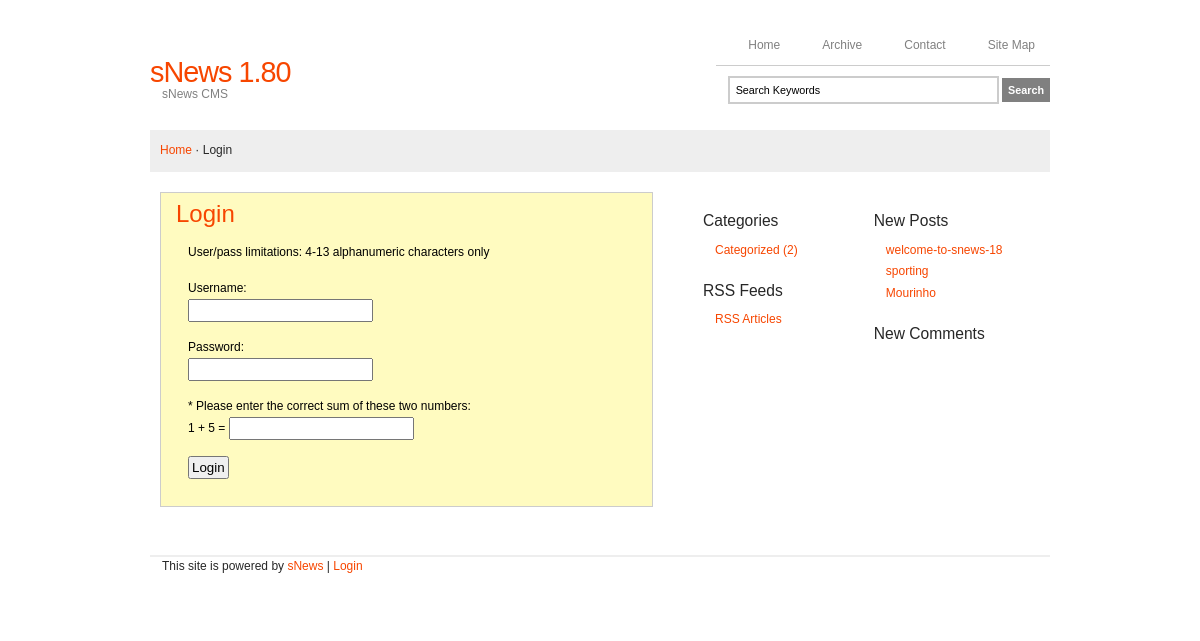
Page /login/ on the committed database.
### tables this page shows
CREATE TABLE [categories] ( [id] INTEGER PRIMARY KEY AUTOINCREMENT NOT NULL , [name] VARCHAR ( 100 ) NOT NULL , [seftitle] VARCHAR ( 100 ) NOT NULL , [description] VARCHAR ( 255 ) NOT NULL , [published] VARCHAR ( 4 ) NOT NULL DEFAULT 'YES' , [catorder] INTEGER NOT NULL DEFAULT 0 , [subcat] TINYINT NOT NULL DEFAULT 0 );

CREATE TABLE [articles] ( [id] INTEGER PRIMARY KEY AUTOINCREMENT NOT NULL , [title] VARCHAR ( 100 ) DEFAULT NULL , [seftitle] VARCHAR ( 100 ) DEFAULT NULL , [text] text , [date] datetime DEFAULT NULL , [category] INTEGER NOT NULL DEFAULT 0 , [position] INTEGER DEFAULT NULL , [extraid] VARCHAR ( 8 ) DEFAULT NULL , [page_extra] VARCHAR ( 8 ) DEFAULT NULL , [displaytitle] char ( 3 ) NOT NULL DEFAULT 'YES' , [displayinfo] char ( 3 ) NOT NULL DEFAULT 'YES' , [commentable] VARCHAR ( 5 ) NOT NULL DEFAULT '' , [published] TINYINT NOT NULL DEFAULT 1 , [description_meta] VARCHAR ( 255 ) DEFAULT NULL , [keywords_meta] VARCHAR ( 255 ) DEFAULT NULL , [show_on_home] VARCHAR ( 3 ) DEFAULT 'YES' , [show_in_subcats] VARCHAR ( 3 ) DEFAULT 'NO' , [artorder] INTEGER NOT NULL DEFAULT '0' , [visible] VARCHAR ( 6 ) DEFAULT 'YES' , [default_page] VARCHAR ( 6 ) DEFAULT 'NO' );

### snews.php (the view, shortened to what the rows shown need)
<?php
function db_cfg($field) { static $dbcfg;
	if (!$dbcfg) {
		$dbcfg = array(
			'driver' => 'pdo',
			'dbtype' => 'sqlite',
			'server' => 'localhost',
			'database' => 'snews18',
			'username' => 'root',
			'password' => '',
			'dbpath' => 'test.db3',
			'prefix' => ''
		);
	} return $dbcfg[$field];
}
function db() { static $conn;
	if (!$conn) { $conn = false;
		$driver = db_cfg('driver');
		$server = db_cfg('server');
		$dbtype = db_cfg('dbtype');
		$database = db_cfg('database');
		$username = db_cfg('username');
		$password = db_cfg('password');
		$dbpath = db_cfg('dbpath');
		switch($dbtype) {
	  		case "sqlite" : $dbconn = "sqlite:$dbpath"; break;
		}
		if ($driver == 'pdo' || $driver == 'PDO') {
			try {$conn = new PDO($dbconn, $username, $password, array(PDO::MYSQL_ATTR_INIT_COMMAND => "SET NAMES utf8"));}
			catch (PDOException $msg) {die ('Connection error, because: '.$msg->getMessage());}
		} else if ($driver == 'mysqli' || $driver == 'MYSQLI') {
			$conn = new mysqli($server, $username, $password, $database);
			if (mysqli_connect_errno()) {printf("Connect failed: %s\n", mysqli_connect_error()); exit();}
		} else {die('<h1>Driver Error.</h1><p>Check your db_cfg (<b>DB_DRIVER</b>)</p>');}
	} return $conn;
}
function dbfetch($result, $prepared = false) {
	$driver = db_cfg('driver');
	if ($driver == 'pdo') {return $result -> fetch(PDO::FETCH_ASSOC);}
}
function s($var) { static $site_settings;
	if (!$site_settings) {
		$query = 'SELECT name,value FROM '._PRE.'settings';
		if ($result = db()->query($query)) {
			while ($r = dbfetch($result)) {
				$site_settings[$r['name']] = $r['value'];
			}
		}
	} $value = $site_settings[$var];
	return $value;
}
function clean($text) {
	$text = strip_tags(htmlspecialchars($text));
	return $text;
}
	s('language') != 'EN' && file_exists('lang/'.s('language').'.php') == true ? include('lang/'.s('language').'.php') : include('lang/EN.php');
function l($var) {static $lang;
	if (!$lang) {
		$lang = load_lang();
		$lang['cat_listSEF'] = 'archive,contact,sitemap,login';
		$lang['divider'] = '&middot;';
		$lang['paginator'] = 'p_';
		$lang['comment_pages'] = 'c_';
		$lang['ignored_items'] = '.,..,cgi-bin,.htaccess,Thumbs.db,snews.php,admin.php,index.php,lib.php,style.css,admin.js,'.s('language').'.php';
	} return $lang[$var];
}
function check_category($category) {
	$main_menu = explode(',', l('cat_listSEF'));
	if (in_array($category, $main_menu)) {return true;}
	else {return false;}
}
if ($_GET) {
	if (isset($_GET['category']) && !empty($_GET['category'])) {
		$url = explode('/', clean($_GET['category']));
		$categorySEF = $url[0];
		if (check_category($categorySEF)) {$_catID = 0;}
		$subcatSEF = isset($url[1]) ? $url[1] : '';
		$articleSEF = isset($url[2]) ? $url[2] : '';
		if (_ADMIN) {
			$pub_a = ''; $pub_c = ''; $pub_x = '';
		} else {
			$pub_a = ' AND a.published = 1';
			$pub_c = ' AND c.published =\'YES\'';
			$pub_x = ' AND x.published =\'YES\'';
		}
		if ($articleSEF && substr( $articleSEF, 0, 2) != l('paginator') && substr( $articleSEF, 0, 2) != l('comment_pages')) {
			$MainQuery = 'SELECT
				a.id AS id, title, position, description_meta, keywords_meta,
				c.id AS catID, c.name AS name, c.description, x.name AS xname
				FROM '._PRE.'articles'.' AS a,
					'._PRE.'categories'.' AS c
				LEFT JOIN '._PRE.'categories'.' AS x
					ON c.subcat=x.id
				WHERE a.category=c.id
					'.$pub_a.$pub_c.$pub_x.'
					AND x.seftitle="'.$categorySEF.'"
					AND c.seftitle="'.$subcatSEF.'"
					AND a.seftitle="'.$articleSEF.'"
			'; $_TYPE = 1;
		} else {
			if (substr($categorySEF, 0, 2) == l('paginator')) {$MainQuery = ''; $_TYPE = 4;}
			else {
				$Try_Page = 'SELECT id, title, category, description_meta, keywords_meta, position
					FROM '._PRE.'articles'.' AS a
					WHERE seftitle = "'.$categorySEF.'" '.$pub_a.' AND position = 3';
				if ($result = db() -> query($Try_Page)) {$R = dbfetch($result); $_TYPE = 5;}
				if (!$R) {
					$MainQuery ='SELECT id AS catID, name, description
						FROM '._PRE.'categories'.' AS c
						WHERE seftitle = "'.$categorySEF.'" AND subcat = 0 '.$pub_c;
				}
			}
		}
		if (!empty($MainQuery)) {
			if ($main = db() -> query($MainQuery)) {$R = dbfetch($main);}
		}
	} if (_ADMIN && isset($_GET['action'])) {
		$url = explode('/', clean($_GET['action']));
		$categorySEF = $url[0];
	}
} else {
	if (s('display_page') !== 0) {$_ID = s('display_page'); $_TYPE = 7;}
	else {$_TYPE = 8;}
} unset($Try_Article, $MainQuery, $result, $pub_a, $pub_b, $pub_c, $pub_x);
if (isset($R)) {
	$_catID = !empty($R['catID']) ? $R['catID']	: 0;
}
function categories() {
	global $categorySEF;
	$qwr = !_ADMIN ? ' AND a.visible=\'YES\'' : '';
	if (s('num_categories') == 'on') {
		$count = ', COUNT(DISTINCT a.id) as total';
		$join = 'LEFT OUTER JOIN '._PRE.'articles'.' AS a
			ON (a.category = c.id AND a.position = 1  AND a.published = 1'.$qwr.')';
	} else {
		$count = '';
		$join = '';
	}
	$query = 'SELECT c.seftitle, c.name, description, c.id AS parent'.$count.'
		FROM '._PRE.'categories'.' AS c '.$join.'
		WHERE c.subcat = 0 AND c.published = \'YES\'
		GROUP BY c.id
		ORDER BY c.catorder, c.id';
	if ($result = db() -> query($query)) {
		while ($r = dbfetch($result)) {
			$category_title = $r['seftitle'];
			$r['name'] = (s('language')!='EN' && $r['name'] == 'Uncategorized' && $r['parent']==1) ? l('uncategorised') : $r['name'];
			$class = $category_title == $categorySEF ? ' class="current"' : '';
			if (isset($r['total'])) {$num=' ('.$r['total'].')';}
			echo '<li><a'.$class.' href="'._SITE.$category_title.'/" title="'.$r['name'].' - '.$r['description'].'">'.$r['name'].$num.'</a>';
			echo '</li>';
		}
	} else {
		echo '<li>'.l('no_categories').'</li>';
	}
}
function menu_articles($start = 0, $size = 5, $cat_specific = 0) {
	global $categorySEF, $_catID,$subcatSEF;
	$no_articles = '<li>'.l('no_articles').'</li>';
	switch ($cat_specific){
		case 1 : $subcat = !empty($_catID) && empty($subcatSEF) ? 'AND c.subcat = '.$_catID : ''; break;
	}
	$query = 'SELECT
			title,a.seftitle AS asef,date,
			c.name AS name,c.seftitle AS csef,
			x.name AS xname,x.seftitle AS xsef
		FROM '._PRE.'articles'.' AS a
		LEFT OUTER JOIN '._PRE.'categories'.' as c
			ON category = c.id
		LEFT OUTER JOIN '._PRE.'categories'.' as x
			ON c.subcat =  x.id AND x.published =\'YES\'
		WHERE position = 1
			AND a.published = 1
			AND c.published =\'YES\'
			AND a.visible = \'YES\'
			'.$subcat.'
		ORDER BY date DESC
			LIMIT '."$start, $size";
		if ($result = db() -> query($query)) {
			$n = 0;
			while ($r = dbfetch($result)) {
				$name = s('show_cat_names') == 'on' ? ' ('.$r['name'].')' : '';
				$date = date(s('date_format'), strtotime($r['date']));
				$link = isset($r['xsef']) ? $r['xsef'].'/'.$r['csef'] : $r['csef'];
				echo  '<li><a href="'._SITE.$link.'/'.$r['asef'].'/"
					title="'.$r['name'].' / '.$r['title'].' ('.$date.')">'.$r['title'].$name.'</a>
				</li>'; $n++;
			} if ($n == 0) {echo $no_articles;}
		} else {echo $no_articles;}
}
function searchform() { ?>
<?php }
function login() {
	if (!_ADMIN) {
        echo '<div class="adminpanel">
		<h2>'.l('login').'</h2>';
		echo '<p>';
		echo '</p></form></div>';
	} else {
		echo '<h2>'.l('logged_in').'</h2>
			<p><a href="'._SITE.'logout/" title="'.l('logout').'">'.l('logout').'</a></p>';
	}
}
function center() {
	global $_catID, $categorySEF, $subcatSEF, $articleSEF, $_TYPE;
	if ($_POST) {
		if (_ADMIN) {include('admin.php');}
		switch(true) {
			case isset($_POST['search_query'])	: search(); return; break;
			case isset($_POST['comment']) 		: comment('comment_posted'); return; break;
			case isset($_POST['contactform'])	: contact(); return; break;
			case isset($_POST['Loginform'])		: administration(); return; break;
			case isset($_POST['action']) 		: if (_ADMIN && $_POST['action'] == 'process') {processing();} return; break;
			default : set_error();
			break;
		}
	} else if ($_GET) {
		$action = !empty($categorySEF) ? $categorySEF : '404';
		switch ($action) {
			case 'login'	: login(); break;
		}
	} else {articles();}
}
?>

### rows in the picture
categories: name "Categorized", num "(2)"
articles: title "welcome-to-snews-18"
articles: title "sporting"
articles: title "Mourinho"

### other values in the picture
l('home') "Home"
l('archive') "Archive"
l('contact') "Contact"
l('sitemap') "Site Map"
s('website_title') "sNews 1.80"
s('website_description') "sNews CMS"
l('divider') "·"
l($categorySEF) "Login"
l('login') "Login"
l('login_limit') "User/pass limitations: 4-13 alphanumeric characters only"
$label "Username Password"
l('math_captcha') "Please enter the correct sum of these two numbers"
mathCaptcha() "1 + 5 ="
l( 'rss_'.$l[0] ) "RSS Articles"
$must_login "Login"
